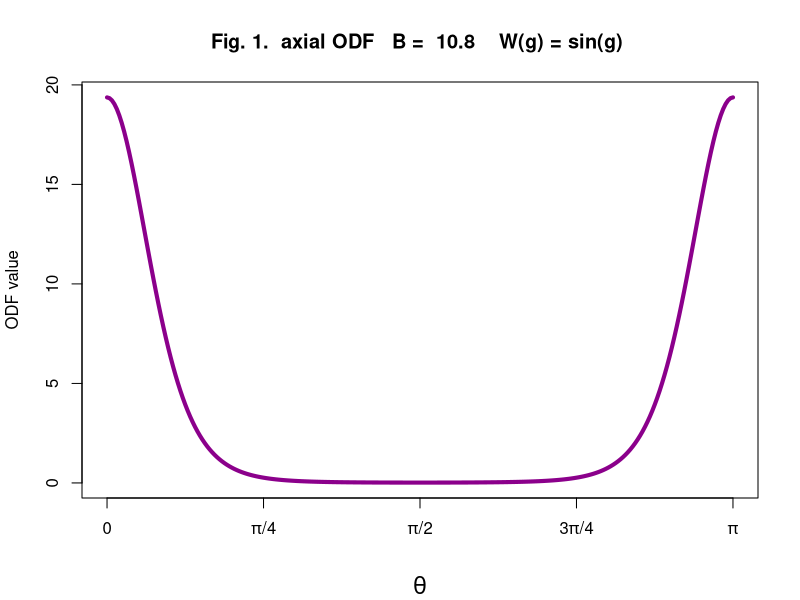
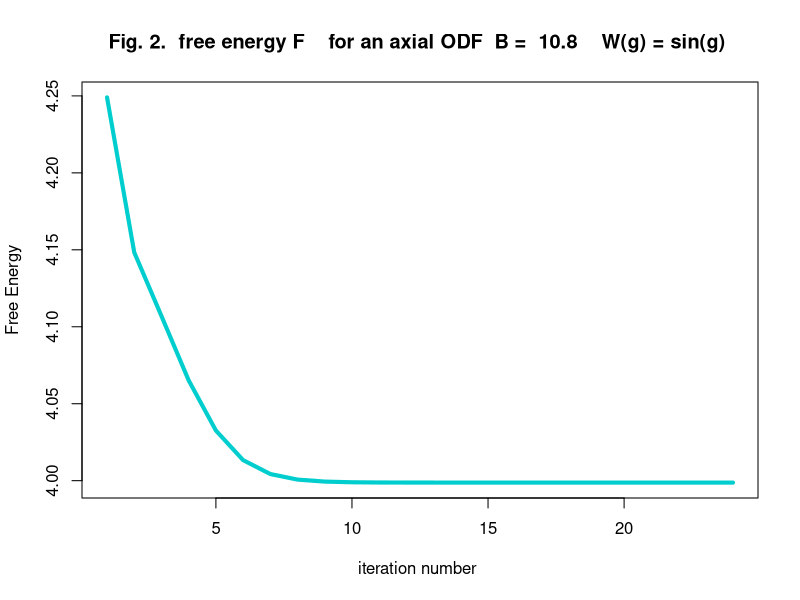
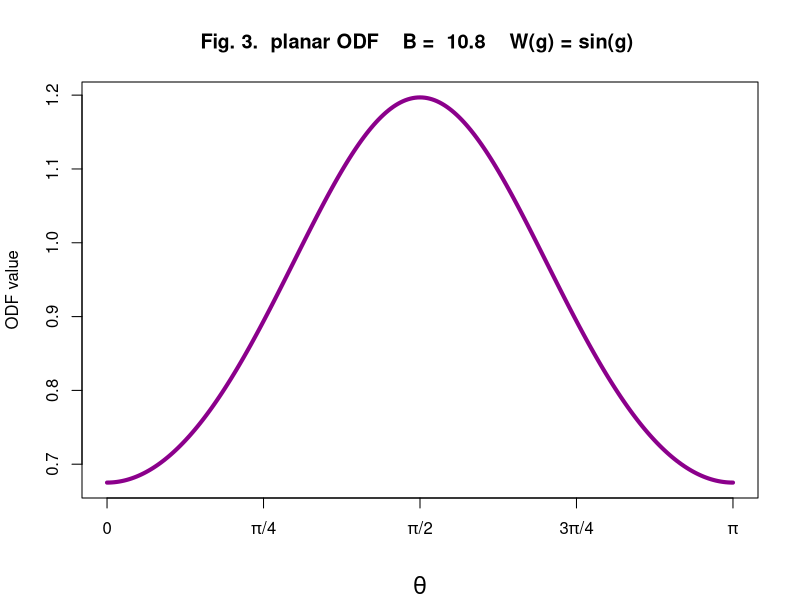
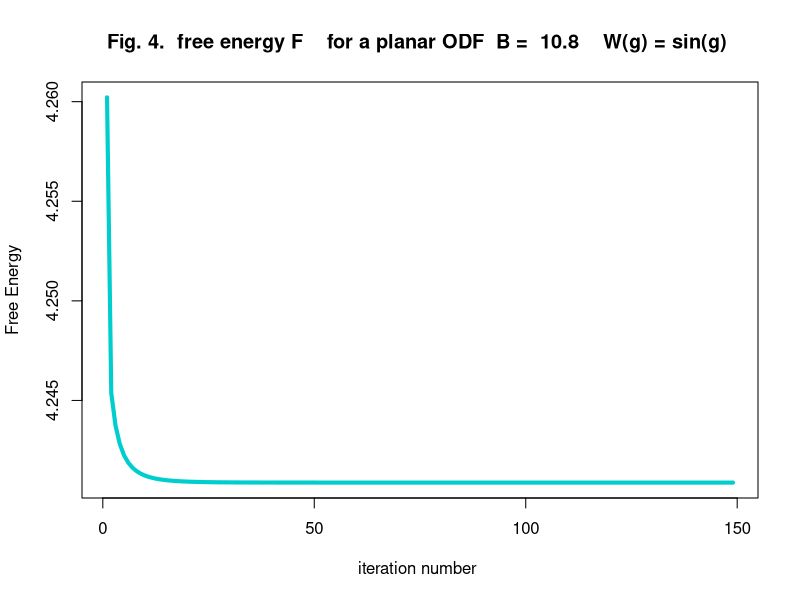
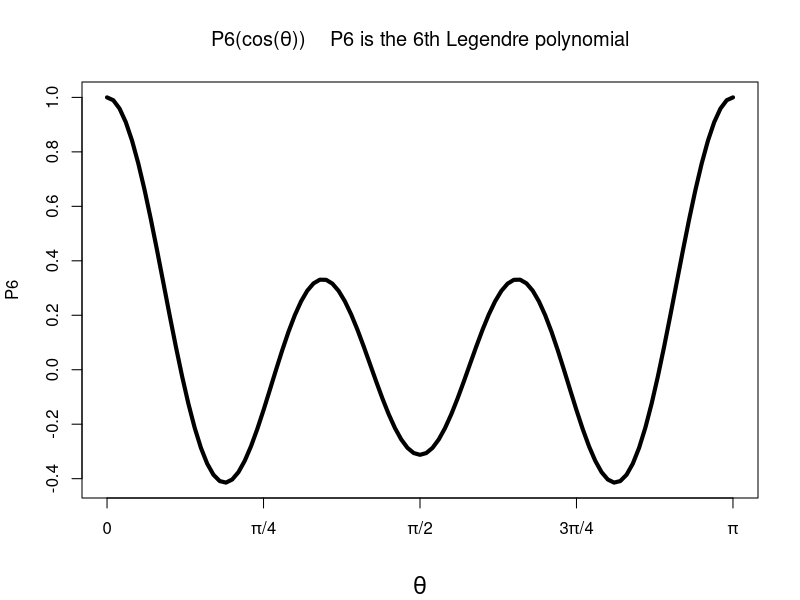
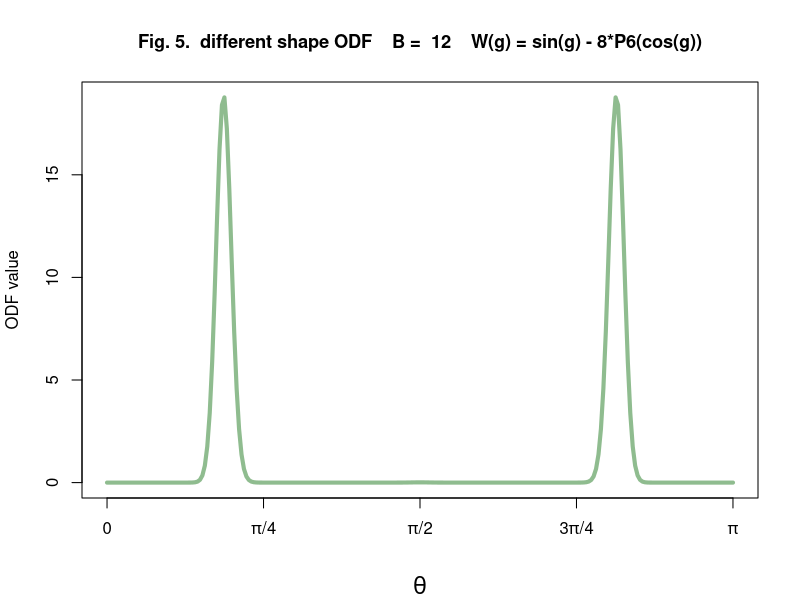
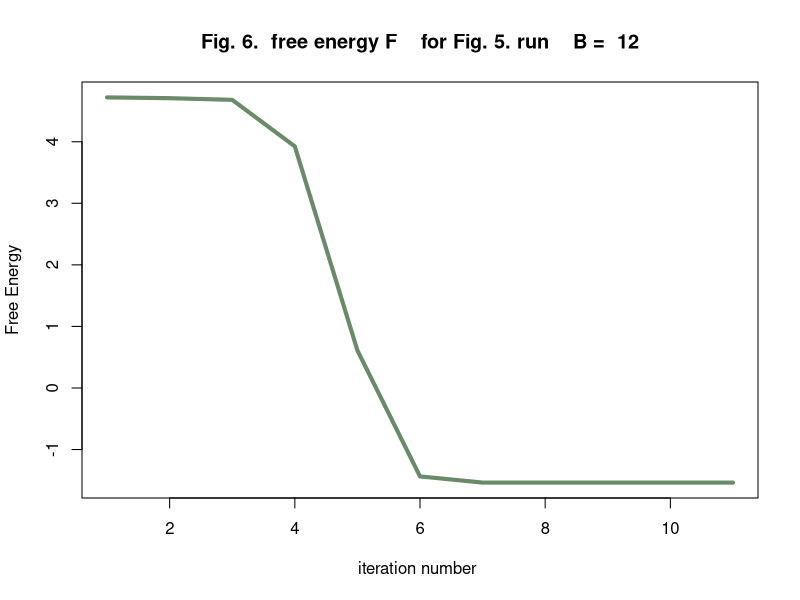
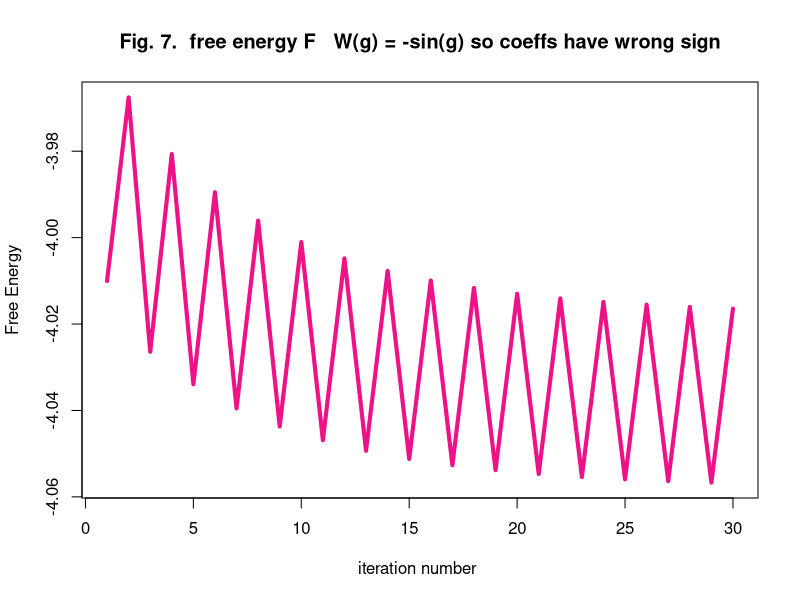

Reproduce these figures in R, in order.
## ---- chunk 1

## ***  START OF **The R code for compute_approx_ODF and calculate_ODF *****

#################################################################

compute_approx_ODF <- function(N.theta.intervals, N.phi.intervals, W) { 
# December 8, 2023  Alan E. Berger
print("run of   compute_approx_ODF   December 8, 2023  version")

# Use the iterative method indicated by the calculus of variations, discretized 
# as in J. Herzfeld, A. E. Berger, J. W. Wingate, Macromolecules 1984, v17, 
# 1718-1723, [HBW 1984], to calculate approximations to Orientation Distribution 
# Functions 

# abbreviation used below: ODF is orientation distribution function

# The code below is generally using the notation and setup in the 
# Judith Herzfeld, Alan E. Berger and John W. Wingate paper,
# except, for simplicity, doing calculations on [0, pi] rather than taking
# advantage of symmetry about pi/2 (current computing power relative
# to that in 1984 means that for these calculations one can favor simpler code 
# over running speed). Also, rather than use Richardson extrapolation as done in
# [HBW 1984] to obtain increased accuracy for quantities of interest, here the 
# intent is to simply use larger numbers of grid points to obtain desired accuracy. 

# Use the  lexical scoping  and  function closure  properties of the 
# R programming language to do once various setup calculations, and then have the 
# results available. And define and return the function   calculate_ODF   that for 
# a given value of the constant B in the free energy function F, and initial 
# vector of values initial.f at the  grid points {Pj = j * pi / N.theta.intervals}, 
# j = 1, 2, ..., N.theta.intervals - 1),
# calculates an approximate ODF f (a vector of values {fj} approximating the values
# of an ODF at the grid points {Pj}). 
# f generally should approximate the values of a local minimum of F at 
# the grid points {Pj}. Convergence of the iteration is tested as in [HBW 1984], 
# using as the convergence bound   tau.conv   (an argument of the 
# function  calculate_ODF  defined below).

# Note also: R. F. Kayser Jr. and H. J. Raveche', Physical Review A 1978, v17, 
# 2067-2072 [KR 1978],
# and A. E. Berger, Nonlinear Analysis, Theory, Methods & Applications 1987, 
# v11, 719-731 [B 1987].

# For the hard core reference system, the function W in the free energy function
# (W is a function whose argument is denoted by gamma) equals sin(gamma)
# gamma will be equal
#     acos(sin(theta1)*sin(theta2)*cos(phi) + cos(theta1)*cos(theta2))
# (see for example [KR 1978], [B 1987])

# Trapezoidal numerical integration is used to approximate the value of 
# integrals, and the presence of sin(theta) factors in the free energy function 
# results in the values of f at the points corresponding to theta = 0 and 
# theta = pi having no effect on the value of the discretized free energy. 
# Note f (the vector of values defined at the grid points Pj) has a natural
# extension to a function defined for all theta in [0, pi]: see equation (2.8) 
# in [B 1987]; and for the hard core reference system, W(gamma) equal sin(gamma),
# by Theorem 1.2 or Lemma 3.1 in [B 1987] any ODF that is a  
# local minimum of the actual (not discretized) free energy function F will 
# have (at least) 2 continuous derivatives 
# on [0, pi] and its first derivative will be 0 at theta = 0, pi/2 and pi

# Note for the free energy functions being considered here, local minima will be 
# symmetric about pi/2 so one could reduce calculations to be over [0, pi/2]
# For conceptual simplicity in the programming we choose not to do that here.
# In a number of places, we choose simpler code over faster running code.

# An approximation for the value f(0) is obtained as the value at theta = 0 of   
# the quadratic function that has the values f1, f2, f3 at the grid points P1,  
# P2, P3, respectively (as done in [HBW 1984]). For the free energy 
# functions F considered here, any ODF that is a local minimum of F satisfies
# f(pi - theta) equals f(theta). Hence we take f(0) as an approximation to the 
# value of f(pi). While values of an approximate (discretized) ODF at 
# theta = 0 and theta = pi do not matter for calculating integrals involving
# a sin(theta) factor via the trapezoidal formula, these values are used in 
# doing plots.


#23456789 123456789 123456789 123456789 123456789 123456789 123456789 1234567890
# try to keep to max of 80 characters per line
                                                                                

# Calculate various vectors and the matrix for the discretized version of the  
# integral operator in the free energy. These only need to be calculated once, 
# and the setup here ensures that the values are available and preserved between 
# calls to   calculate_ODF 

delta.theta <- pi / N.theta.intervals  # length of theta subintervals

# The Pj points (located in the vector theta.vec) are interior to [0, pi])
# These are the theta locations for the values in discrete ODF vectors.
# The sin(theta) factor in theta integrals results in values at theta
# equal 0 and theta equal pi having no effect on trapezoidal approximation
# values

num.theta.points <- N.theta.intervals - 1
theta.indices <- 1:num.theta.points
theta.vec <- theta.indices * delta.theta  # theta values for numerical 
#                                           integration

# Calculating values of the kernel of the integral operator in F 
# requires integrals over [0, 2*pi] which are calculated using 
# trapezoidal numerical integration. These integrals do involve values
# at phi = 0 and phi = 2*pi since there is no sin(phi) factor in the 
# integrals over phi

delta.phi <- 2*pi / N.phi.intervals  # length of phi subintervals

# phi example   4 phi intervals   N.phi.intervals equals 4

# phi points     c(0,  1,    2,              3,               4) * delta.phi  
#              2*pi equals N.phi.intervals * delta.phi 
# phi indices      1   2     3               4                5 
# 
# point location   0   1*delta.phi ... (N.phi.intervals - 1)*delta.phi  
#                                                   N.phi.intervals*delta.phi   

num.phi.points <- N.phi.intervals + 1
phi.indices <- 1:num.phi.points  # phi.indices[2:(num.phi.points - 1)] are
#           the phi indices for phi values in the interior of [0, 2*pi]
#           the interior phi points have trapezoidal weight 1
#           the phi points at 0 and 2*pi have trapezoidal weight 1/2
phi.vec <- (phi.indices - 1) * delta.phi  # locations of the phi points

sin.theta.vec <- sin(theta.vec)
cos.theta.vec <- cos(theta.vec)

# sin.phi.vec <- sin(phi.vec)  # not needed
cos.phi.vec <- cos(phi.vec)

# for theta1 defined as theta.vec[i] and 
# theta2 defined as theta.vec[j], i and j running
# from 1 through num.theta.points, we want to have the matrix of values K[i,j]
# defined by
# (1/(2*pi) integral from phi = 0 to 2*pi of W(gamma) 
# where gamma = acos(sin(theta1)*sin(theta2)*cos(phi) + cos(theta1)*cos(theta2))
# This integral will be calculated using trapezoidal numerical integration
# over phi

K <- matrix(0, nrow = num.theta.points, ncol = num.theta.points) # initialize K

# K will be symmetric, but it will be conceptually simpler just to calculate all 
# of the entries (this is only done once for a given run of B values).
# Having the full matrix K, and K being symmetric, means we can use column j
# of K for row j of K (and column entries have consecutive storage locations).

for (j in theta.indices) {
   for (i in theta.indices) {

      acos.arg.vec <- sin.theta.vec[i] * sin.theta.vec[j] * cos.phi.vec +
                           cos.theta.vec[i] * cos.theta.vec[j]

#          need to check that each entry of acos.arg.vec is in [0,1]
#          this could fail to be the case due to finite precision
#          for example, in one case got a couple values v equal to 
#          1.0000000000000002
#          which would result in acos(v) giving not a number (NaN)

      wm1 <- which(acos.arg.vec < -1)
      if(length(wm1) > 0) acos.arg.vec[wm1] <-  -1  

      w1 <- which(acos.arg.vec > 1)
      if(length(w1) > 0)  acos.arg.vec[w1] <-   1

      trapezoid.values <- W(acos(acos.arg.vec))  # W needs to handle vectors
#            (return a vector of values when called with a vector of values)

      trap.sum <- (trapezoid.values[1] + trapezoid.values[num.phi.points]) / 2 +
                        sum(trapezoid.values[2:(num.phi.points - 1)])

      K[i, j] <- trap.sum * delta.phi / (2 * pi)  
#             the denominator two * pi is in the definition of K
   }
}

# Now have finished the preliminary calculations, 
# next define the function  calculate_ODF  which calculates
# an ODF, given various required input values.
# The quantities that were calculated above are available
# to calculate_ODF since compute_approx_ODF returns 
# calculate_ODF in the form of a function closure
# (this is a property of the R programming language)


#23456789 123456789 123456789 123456789 123456789 123456789 123456789 1234567890
######################################################################


calculate_ODF <- function(initial.f, B, tau.conv, max.num.iter, min.iterations) {
# December 8, 2023   Alan E. Berger
print("run of   calculate_ODF    December 8, 2023  version")


# calculate what should be an approximation f to a local minimum of the
# free energy F with parameter value B, given the vector of initial
# values initial.f (corresponding to values of an ODF at the Pj points).
# The vector f gives the (approximate) values at the Pj points.
# 
# tau.conv is the convergence bound stopping condition as in [HBW 1984]
# max.num.iter is the maximum number of iterations allowed - a warning message
# will be printed if the iteration didn't converge (didn't satisfy
# the stopping condition within max.num.iter iterations)
# min.iterations    require having done  min.iterations  iterations before
#                   start testing for convergence           

# use the iterations suggested by the calculus of variations - see [HBW 1984]

# W(gamma) is the function used in calculating the matrix K which is the kernel
# of the discrete integral operator in the discrete form of F (K is obtained in
# compute_approx_ODF  above).   
# For the hard core reference system, W(gamma) = sin(gamma)

# gamma will be equal
#     acos(sin(theta1)*sin(theta2)*cos(phi) + cos(theta1)*cos(theta2))

# use the various calculated values preserved in the 
# function closure created by  compute_approx_ODF 

# will check on whether each iteration decreases 
# the (discretized / numerically calculated) free energy.
 
# When W satisfies appropriate conditions, it has been proven (AEB) that 
# each iteration, in the case of continuous ODFs,
# will decrease the free energy
# unless one was at a fixed point of the iteration 
# (manuscript giving the proof is in preparation).


# Return a list of desired quantities including the discrete converged 
# ODF f (so can plot it if desired) and various values associated with it,
# including f(0) (calculated using the quadratic polynomial 
# passing through f[1], f[2], f[3]),
# an estimate of the local Lipschitz constant L,
# and calculated values for  pi/4 - <<W(gamma)>>  (see [HBW 1984] and the
# calculations below for how this and similar quantities are defined);
# <ln(f(theta))>, <P2(cos(theta))>, <P4(cos(theta))> where P2 and P4 here
# are the second and fourth Legendre polynomial.
# Put the scalar quantities into a vector that will be returned in the list.

# Also return the number of iterations it took to converge, and the number
# of iterative steps for which the calculated free energy failed to decrease

# first convert initial.f to be a (discrete) ODF that is positive
# (set any values <= 0 to be slightly above 0, and then scale (normalize) so 
# the integral over theta in [0, pi] of  (1/2) * f(theta) * sin(theta) = 1
# as calculated using trapezoidal numerical integration)

#23456789 123456789 123456789 123456789 123456789 123456789 123456789 1234567890

fn <- pmax(initial.f, 0.0001) # fn is now > 0
# having the initial fn > 0 avoids any issue with ln(f) since by the nature of
# the iteration, all successive iterates will also be > 0

theta.integral.of.fn <- sum(fn * sin.theta.vec) * delta.theta / 2  
# this is trapezoidal integration for 
# (1/2) integral over theta in [0, pi] of fn * sin(theta)

fn <- fn / theta.integral.of.fn  #  fn is now normalized
# so (1/2) integral over theta in [0, pi] of fn(theta) sin(theta) equals 1
# (as calculated by the trapezoidal formula)


######### do the first iteration "by hand" since need three 
######### successive approximate f values
######### to estimate the approximation error - see [HBW 1984]

# use the iteration suggested by the calculus of variations - see [HBW 1984]

# Also, calculate the value of the free energy F for fn

free.energy.for.each.iteration <- numeric(0)  
# successively append each calculated F, use for 
# plotting F vs. interation number

fnp1 <- numeric(num.theta.points)  
# initialize "container" vector for the next iterate f^{n+1}                                   

vector.for.free.energy <- numeric(num.theta.points)  # container for vector
#                           used for calculating F(fn) and for getting fnp1

 
for (i in theta.indices) {  # calculate each entry of fnp1

#  use trapezoidal formula to approximate 
#  integral over theta2 in [0, pi] of 
#                                      K(theta1, theta2) fn(theta2) sin(theta2)
   Ki <- K[, i]  # since K[i,j] is symmetric, this equals the vector 
#                  equal to the ith row of K 
#                  (K[i, ] whose entries corr. to values of theta2)
   trapez.sum <- sum(Ki * fn * sin.theta.vec) 
   value.of.integral.over.theta2 <- trapez.sum * delta.theta
   value.for.free.energy <-  B * value.of.integral.over.theta2 / 2
   vector.for.free.energy[i] <- value.for.free.energy  # for getting F for fn
   fnp1[i] <- exp(-value.for.free.energy)  # fnp1 is not yet normalized
}

# Deal with the limits of finite precision in computations:
# if the argument v of the exponential function is too large
# (this is above 709 and below 710 on my computer), exp(v) will, in R, 
# return Inf (a reserved word in R).
# This would lead to error messages from downstream calculations.
# fnp1 is equal exp(-vector.for.free.energy); note the minus sign
   maxv <- max(abs(vector.for.free.energy))
   if(maxv > 700) cat("an argument of exp will be ", maxv, "  at iteration ", 1)
   if(maxv > 700) {
      stop("have situation of abs of argument of exp > 700; ending execution")
   }


#  now normalize fnp1
   theta.integral.of.fnp1 <- sum(fnp1 * sin.theta.vec) * delta.theta / 2  
   fnp1 <- fnp1 / theta.integral.of.fnp1  #  fnp1 is now normalized

#  finish calculation of integral operator K contribution to the discrete
#  free energy (for fn) 
   integral.operator.K.part.of.free.energy <- 
        sum(fn * vector.for.free.energy * sin.theta.vec) * delta.theta / 4  

#  calculate the contribution to the discrete free energy from 
#  the natural log term (for fn)

   log.part.for.F <- sum(fn * log(fn) * sin.theta.vec) * delta.theta / 2  

   free.energy.for.fn <- 
               log.part.for.F + integral.operator.K.part.of.free.energy 
   free.energy.for.each.iteration  <-
               c(free.energy.for.each.iteration, free.energy.for.fn)

# end of first iteration (done individually)

    
# Now can do successive iterations, estimating the Lipschitz constant L for the
# iteration and the approximation error (relative to max(fn)) as in [HBW 1984].
# Use tau.conv as the convergence criterion on the approximation error.

num_iter_F_did.NOT.decrease <- 0

for (iter in 2:max.num.iter) {
   iteration.num <- iter

   fnm1 <- fn  # fnm1 is the variable name for f^{n-1} 
#                when iter is 2, fn is from the calculations above
   free.energy.for.fnm1 <- free.energy.for.fn  
#       when iter is 2, free.energy.for.fn   is from the calculations above
   fn   <- fnp1  # when iter is 2, fnp1 is from the calculations above

#  calculate next iteration value fnp1 using fn, and then use fnm1, fn, fnp1 
#  to estimate the error between fnp1 and what the iteration 
#  supposedly converges to

# calculate the free energy for fn (while calculating fnp1) and test if
# it is < the free energy for fnm1


#  from previous calculations, fnp1 is an existing vector of the correct  
#  length so can use it as a container vector for the next iteration values

#23456789 123456789 123456789 123456789 123456789 123456789 123456789 1234567890

   for (i in theta.indices) {  # calculate each entry of fnp1

#  use trapezoidal formula to approximate 
#  integral over theta2 in [0, pi] of 
#                                      K(theta1, theta2) fn(theta2) sin(theta2)
   Ki <- K[, i]  # since K[i,j] is symmetric, this equals the vector 
#                  equal to the ith row of K 
#                  (K[i, ] whose entries corr. to values of theta2)
   trapez.sum <- sum(Ki * fn * sin.theta.vec) 
   value.of.integral.over.theta2 <- trapez.sum * delta.theta
   value.for.free.energy <-  B * value.of.integral.over.theta2 / 2
   vector.for.free.energy[i] <- value.for.free.energy  # for fn
   fnp1[i] <- exp(-value.for.free.energy)  # not yet normalized

   }   # end of loop to calculate each entry of fnp1

# Deal with the limits of finite precision in computations:
# if the argument v of the exponential function is too large
# (this is above 709 and below 710 on my computer), exp(v) will, in R, 
# return Inf (a reserved word in R).
# This would lead to error messages from downstream calculations.
# fnp1 is equal exp(-vector.for.free.energy); note the minus sign
   maxv <- max(abs(vector.for.free.energy))
   if(maxv > 700) cat("an argument of exp will be ", maxv, "  at iteration ",
                                 iteration.num)
   if(maxv > 700) {
      stop("have situation of abs of argument of exp > 700; ending execution")
   }


#  now normalize fnp1
   theta.integral.of.fnp1 <- sum(fnp1 * sin.theta.vec) * delta.theta / 2  
   fnp1 <- fnp1 / theta.integral.of.fnp1  #  fnp1 is now normalized

#  finish calculation of integral operator K contribution to the discrete
#  free energy (for fn) 
   integral.operator.K.part.of.free.energy <- 
        sum(fn * vector.for.free.energy * sin.theta.vec) * delta.theta / 4  

#  calculate the contribution to the discrete free energy from 
#  the natural log term (for fn)

   log.part.for.F <- sum(fn * log(fn) * sin.theta.vec) * delta.theta / 2  

   free.energy.for.fn <- 
               log.part.for.F + integral.operator.K.part.of.free.energy 
   free.energy.for.each.iteration  <-
               c(free.energy.for.each.iteration, free.energy.for.fn)

# don't flag if test for increase in free energy is close to 
# rounding error  
# flag only the first 12 non-decreases in F
   if (free.energy.for.fn >= free.energy.for.fnm1 + 1.0e-12) { 
      if(num_iter_F_did.NOT.decrease <= 11) {
        cat("iter = ", iter, 
            "  F did not decrease   only printing for first 12 instances", "\n")
      }
            num_iter_F_did.NOT.decrease <- num_iter_F_did.NOT.decrease + 1
   }

############################  test for convergence; if converged then 
#                             break   out of the iteration loop

############  estimate the approximation error as done in [HBW 1984] 
   
# do min.iterations iterations before start testing for convergence 

   L <- max(abs(fnp1 - fn)) / max(abs(fn - fnm1))
   err.est.denom <- abs(1 - L) + 1.0e-4  # protect against L = 1

   estimated.error <- (L / err.est.denom) * max(abs(fnp1 - fn)) / max(abs(fnp1))

   if ((estimated.error <= tau.conv) && (iter > min.iterations)) break

}  # end of iteration loop

#23456789 123456789 123456789 123456789 123456789 123456789 123456789 1234567890
###########  have finished iterations 

if (iteration.num == max.num.iter) print("WARNING iteration did not converge")

############################### calculate desired quantities 
############################### and return them in a list

f <- fnp1
f0 <- 3 * f[1] - 3 * f[2] + f[3]  # quadratic extrapolation
fpi <- f0  # by symmetry of ODFs that minimize F, f(pi) = f(0)

f.for.plotting <- c(f0, fnp1, fpi)  
# length is:   num.theta.points + 2 = (N.theta.intervals - 1) + 2

# P2(x)  the 2nd Legendre polynomial is  (3*x^2 - 1) / 2
# P4(x)  the 4th Legendre polynomial is  (35*x^4 - 30*x^2 + 3) / 8

pi.d4.minus.ave.W.gamma <- pi/4 - 
                          integral.operator.K.part.of.free.energy * 2 / B 
# note this is for the previous iterate, not the final iterate fnp1, 
# but should be quite close enough if the iteration converged

ave.ln.f <- log.part.for.F   # also for previous iterate

ave.P2.cos.theta <- 0.5 * sum((3*cos.theta.vec^2 - 1) * fnp1 * sin.theta.vec) *
                         delta.theta / 2

ave.P4.cos.theta <- 0.125 * sum((35*cos.theta.vec^4 - 30*cos.theta.vec^2  + 3) * 
                         fnp1 * sin.theta.vec) * delta.theta / 2

vector.of.values <- c(B, N.theta.intervals, f0, L, pi.d4.minus.ave.W.gamma,
                      ave.ln.f, ave.P2.cos.theta, ave.P4.cos.theta, 
                      free.energy.for.fn,   
                      iteration.num, num_iter_F_did.NOT.decrease )

# use notation in [HBW 1984]
names.for.vector.of.values <- c("B", "num_theta_intervals", "f(0)", "L", 
         "pi/4 - <<W(gamma)>>", "<ln(f(theta))>", "<P2(cos(theta))>", 
         "<P4(cos(theta))>", "free.energy",
         "num_iterations", "num_iter_F_did_NOT_decrease")

list.to.return <- list(f.for.plotting = f.for.plotting, 
          free.energy.for.each.iteration = free.energy.for.each.iteration,
          vector.of.values = vector.of.values, 
          names.for.vector.of.values = names.for.vector.of.values)

return(list.to.return) 
      
}  # end of  calculate_ODF   function

return(calculate_ODF)  # calculate_ODF is defined when call compute_approx_ODF  

}  # end of  compute_approx_ODF

## ***  END OF **The R code for compute_approx_ODF and calculate_ODF *****

#################################################################

## ---- chunk 2
# give appropriate values for the arguments of the   compute_approx_ODF   function

N.theta.intervals <- 256  # values of the approximate ODF that this code
#                                                calculates correspond to equally spaced
#                                                theta points inside (0, pi)
N.phi.intervals <- 2048

W <- function(gamma) sin(gamma)
# this is W for the hard core reference system

###############   run  calculate_ODF             #####################

calculate_ODF <- compute_approx_ODF(N.theta.intervals, N.phi.intervals, W) 

# compute_approx_ODF
# calculates quantites that stay fixed for given values of N.theta.intervals, 
# N.phi.intervals, 
# and the given function W,   (W(gamma) is sin(gamma) for the hard core reference system), 
# and returns the function   calculate_ODF   that carries out the iteration to obtain
# an ODF, here a vector of values (at the theta points inside (0, pi) 
# determined by  N.theta.intervals) that should approximate a local minimum 
# of the free energy function F

# compute_approx_ODF   takes about 20 seconds to run on my relatively old Windows 10
# computer when W(gamma) is sin(gamma), longer for more complicated W


# Now can call   calculate_ODF   with, in particular, various values of the parameter B
# (1 value of B for each run of  calculate_ODF).
# calculate_ODF  will obtain a discrete ODF 
# (meaning a vector f of values at the theta grid points)
# where the discrete ODF returned by   calculate_ODF  should approximate a continuous ODF 
# that is a local minimum of the free energy, along with associated values of interest.
# calculate_ODF takes very little time to complete a run

##############    specify values for the arguments of    calculate_ODF   for a sample run

B <- 10.8  # the "main" varying parameter in the free energy function F
tau.conv <- 1.0e-5  # the bound for the convergence criterion
max.num.iter <- 200  # maximum number of iterations allowed
min.iterations <- 10  # require having done  min.iterations  iterations before
#                                        start testing for convergence    

# supply an initial value, called initial.f, for the discrete ODF; first determine
# the theta grid points inside [0, pi] at which the discrete ODF will be calculated

delta.theta <- pi / N.theta.intervals  # length of theta subintervals
num.theta.points <- N.theta.intervals - 1
theta.indices <- 1:num.theta.points
theta.vec <- theta.indices * delta.theta   
# theta points for values of the calculated discrete ODF  

# specify an initial ODF, here an "axial" function (i.e., roughly U shaped on [0, pi])

initial.f <- cos(theta.vec) * cos(theta.vec)  # a convenient U shaped function on [0, pi]

# initial.f will be normalized to be a positive ODF inside calculate_ODF

###########   run   calculate_ODF   for the input values that were defined above ########

results <- calculate_ODF(initial.f, B, tau.conv, max.num.iter, min.iterations) 

# The results R list returned by calculate_ODF contains:
# 1. the vector of values for the discrete ODF (at the theta grid points theta.vec) 
#      obtained by the iteration carried out by calculate_ODF, 
#      with extrapolated values for theta = 0 and 
#      theta = pi appended at the left and right, respectively 
#      (for being able to do plots on [0, pi])
# 2. the value of the calculated free energy at all but the last iterative step 
#      (all the values of interest have essentially converged by then 
#      if the iteration converged)
# 3. a vector of values of interest (as in Tables I and II in [HBW 1984])
# 4. a vector of the names of these values (using the notation in [HBW 1984])

f.for.plotting  <- results[[1]]  # plot if desired
theta.points.for.plot <- c(0, theta.vec, pi)

line.color <- "darkmagenta"
plot(theta.points.for.plot, f.for.plotting, lwd = 4, , 
        type = "l", col = line.color, xaxt = "n", xlab = ' ', ylab = 'ODF value')
# request tic marks and labels for the x-axis: 
axis(1, at = c(0, pi/4,  pi/2, 3*pi/4,  pi),  
         labels = c("0", expression(paste(pi,"/4")), expression(paste(pi,"/2")), 
                           expression(paste("3",pi,"/4")),  expression(pi)))
title(main = paste("Fig. 1.  axial ODF   B = ", B, "   W(g) = sin(g) " ), cex.main = 1.2)
title(main = NULL, sub = expression(theta), cex.sub = 1.4)

# Fig. 1.  Legend: The initial ODF is an axial (U shaped ) discrete ODF with peaks
# at theta = 0 and theta = pi. Values of interest displayed below after the free energy
# plot are consistent with those for B = 10.8 in Table I of [HBW 1984].

# plot the calculated free energy as a function of iteration number
free.energy.for.each.iteration <- results[[2]]  

line.color <- "cyan3"
plot(free.energy.for.each.iteration, lwd = 4, , 
        type = "l", col = line.color, xlab = 'iteration number ', ylab = 'Free Energy')
title(main = paste("Fig. 2.  free energy F    for an axial ODF  B = ", B, "   W(g) = sin(g) " ), 
cex.main = 1.2)

# Fig. 2.  Legend: The initial ODF is an axial (U shaped ) discrete ODF with peaks
# at theta = 0 and theta = pi. The free energy is seen to monotonically decrease
# as confirmed by num_iter_F_did_NOT_decrease being 0 (see the display below).

#### display values of interest

vector.of.values <- results[[3]]

names.for.vector.of.values <- results[[4]]
# explanation / notation of what these values are is given at the 
# beginning of this Rmd file

# display these values using a data frame
df.for.values <- data.frame(names.for.vector.of.values,  vector.of.values,
                                                    stringsAsFactors = FALSE)
colnames(df.for.values) <- c("variable name", "value")
df.for.values
## ---- chunk 3
# specify an initial ODF that is a "planar" function with a peak at theta = pi / 2
initial.f <- sin(theta.vec) * sin(theta.vec)

###########   run   calculate_ODF   for the input values that were defined above ########

results <- calculate_ODF(initial.f, B, tau.conv, max.num.iter, min.iterations) 

f.for.plotting  <- results[[1]]  # plot if desired

line.color <- "darkmagenta"
plot(theta.points.for.plot, f.for.plotting, lwd = 4, , 
        type = "l", col = line.color, xaxt = "n", xlab = ' ', ylab = 'ODF value')
# request tic marks and labels for the x-axis: 
axis(1, at = c(0, pi/4,  pi/2, 3*pi/4,  pi),  
         labels = c("0", expression(paste(pi,"/4")), expression(paste(pi,"/2")), 
                           expression(paste("3",pi,"/4")),  expression(pi)))
title(main = paste("Fig. 3.  planar ODF    B = ", B, "   W(g) = sin(g) " ), cex.main = 1.2)
title(main = NULL, sub = expression(theta), cex.sub = 1.4)

# Fig. 3.  Legend: The initial ODF is a planar (peak at pi / 2) discrete ODF
# Values of interest displayed below after the free energy
# plot are consistent with those for B = 10.8 in Table II of [HBW 1984].

# plot the calculated free energy as a function of iteration number
free.energy.for.each.iteration <- results[[2]]  

line.color <- "cyan3"
plot(free.energy.for.each.iteration, lwd = 4, , 
        type = "l", col = line.color, xlab = 'iteration number ', ylab = 'Free Energy')
title(main = paste("Fig. 4.  free energy F    for a planar ODF  B = ", B, "   W(g) = sin(g) " ), 
cex.main = 1.2)

# Fig. 4.  Legend: The initial ODF is a planar (peak at pi / 2) discrete ODF 
# The free energy is seen to monotonically decrease
# as confirmed by num_iter_F_did_NOT_decrease being 0 (see the display below).

#### display values of interest

vector.of.values <- results[[3]]
names.for.vector.of.values <- results[[4]]
# explanation / notation of what these values are is given at the 
# beginning of this Rmd file

# display these values using a data frame
df.for.values <- data.frame(names.for.vector.of.values,  vector.of.values,
                                                    stringsAsFactors = FALSE)
colnames(df.for.values) <- c("variable name", "value")
df.for.values
## ---- chunk 4

# do multiple runs with an axial initial.f and "collect them" for output
B.values <- c(8.9, 9.0, 9.1, 9.2, 9.5, 9.7, 10.8, 11.9, 12.9, 14.0)

# have already run, above,  
# calculate_ODF <- compute_approx_ODF(N.theta.intervals, N.phi.intervals, W) 
# with N.theta.intervals equal 256,  N.phi.intervals equal 2048, 
# and W(gamma) equal sin(gamma)

tau.conv <-  1.0e-5
max.num.iter <-  300
min.iterations <- 10
axial.initial.f <- cos(theta.vec) * cos(theta.vec)  # a convenient U shaped function on [0, pi]

matrix.of.results <- numeric(0)  # initialize "container" for the results

for (Bv in B.values) {
   results <- calculate_ODF(axial.initial.f, Bv, tau.conv, max.num.iter, min.iterations) 
   vector.of.values <- results[[3]]
   matrix.of.results <- rbind(matrix.of.results, vector.of.values)  # row bind
}

names.for.vector.of.values <- results[[4]]
df.for.output <- data.frame(matrix.of.results)  # one row for each B
colnames(df.for.output) <- names.for.vector.of.values

outp.file.name <- "results.for.several.B.axial.ODFs.tab"
# this will be a tab delimited text file (view it with Excel)
dirstr <- "C:/berger/orientationdistr/ODF_R_fcns"  # replace this location by the location 
#               on your computer where you want the file written
full.output.file.name <- paste(dirstr, "/", outp.file.name, sep = "")

# remove the ## (commenting out) of the call to write.table below to write out the file
# as a tab ("\t") delimited text file on your computer after choosing
# an appropriate location for   dirstr
##write.table(df.for.output, file = full.output.file.name, 
##            append = FALSE, quote = FALSE, sep = "\t",
##            row.names = FALSE, col.names = TRUE)

## ---- chunk 5

# First, here is a plot of P6(cos(theta))

# plot P6(cos(theta))
  P6 <- function(x) (231*x^6 - 315*x^4 + 105*x^2 - 5) / 16
  dtheta <- pi / 100
  indices <- 0:100
  thetavec <- dtheta*indices
  P6vec <- P6(cos(thetavec))

line.color <- "black"
plot(thetavec, P6vec, lwd = 4, , 
        type = "l", col = line.color, xaxt = "n", xlab = ' ', ylab = 'P6')
# request tic marks and labels for the x-axis: 
axis(1, at = c(0, pi/4,  pi/2, 3*pi/4,  pi),  
         labels = c("0", expression(paste(pi,"/4")), expression(paste(pi,"/2")), 
                           expression(paste("3",pi,"/4")),  expression(pi)))
title(main = expression(paste("P6(cos(", theta, "))    P6 is the 6th Legendre polynomial")), 
cex.main = 1.2)
title(main = NULL, sub = expression(theta), cex.sub = 1.4)


W <- function(gamma) {
   x <- cos(gamma)
   return(sin(gamma) - 8 * (231*x^6 - 315*x^4 + 105*x^2 - 5) / 16)
}

initial.f <- sin(theta.vec) * sin(theta.vec)  # planar shaped 

B <- 12  # use a larger B to display an ODF with a different shape

# leave the rest of the parameters as above.

# since have a new W, need to do a new run of  compute_approx_ODF
calculate_ODF <- compute_approx_ODF(N.theta.intervals, N.phi.intervals, W) 

###########   run   calculate_ODF   for the input values that were defined above ########

results <- calculate_ODF(initial.f, B, tau.conv, max.num.iter, min.iterations) 

f.for.plotting  <- results[[1]]  # plot if desired

line.color <- "darkseagreen"
plot(theta.points.for.plot, f.for.plotting, lwd = 4, , 
        type = "l", col = line.color, xaxt = "n", xlab = ' ', ylab = 'ODF value')
# request tic marks and labels for the x-axis: 
axis(1, at = c(0, pi/4,  pi/2, 3*pi/4,  pi),  
         labels = c("0", expression(paste(pi,"/4")), expression(paste(pi,"/2")), 
                           expression(paste("3",pi,"/4")),  expression(pi)))
title(main = paste("Fig. 5.  different shape ODF    B = ", B, "   W(g) = sin(g) - 8*P6(cos(g))" ), 
cex.main = 1.1)
title(main = NULL, sub = expression(theta), cex.sub = 1.4)

# Fig. 5.  Legend: The initial ODF is a planar shaped discrete ODF
# The free energy decreased at each iteration (see plot and results below)

# plot the calculated free energy as a function of iteration number
free.energy.for.each.iteration <- results[[2]]  

line.color <- "darkseagreen4"
plot(free.energy.for.each.iteration, lwd = 4, , 
        type = "l", col = line.color, xlab = 'iteration number ', ylab = 'Free Energy')
title(main = paste("Fig. 6.  free energy F    for Fig. 5. run    B = ", B), cex.main = 1.2)


# Fig. 6.  Legend:  The free energy is seen to monotonically decrease
# as confirmed by num_iter_F_did_NOT_decrease being 0 (see the display below).

#### display values of interest

vector.of.values <- results[[3]]
names.for.vector.of.values <- results[[4]]
# explanation / notation of what these values are is given at the 
# beginning of this Rmd file

# display these values using a data frame
df.for.values <- data.frame(names.for.vector.of.values,  vector.of.values,
                                                    stringsAsFactors = FALSE)
colnames(df.for.values) <- c("variable name", "value")
df.for.values
## ---- chunk 6

##################     Run W(gamma) = -sin(gamma)   ########

N.theta.intervals <- 256  
N.phi.intervals <- 2048

W <- function(gamma) {-sin(gamma)} 

# since have a new W, need to do a new run of  compute_approx_ODF
calculate_ODF <- compute_approx_ODF(N.theta.intervals, N.phi.intervals, W) 

B <- 10.8
initial.f <- sin(theta.vec) * sin(theta.vec)  # planar shaped

tau.conv <- 1.0e-5  # the bound for the convergence criterion
max.num.iter <- 30  # maximum number of iterations allowed
min.iterations <- 10  # require having done  min.iterations  iterations before
#                                        start testing for convergence    

results <- calculate_ODF(initial.f, B, tau.conv, max.num.iter, min.iterations) 

# plot the calculated free energy as a function of iteration number
free.energy.for.each.iteration <- results[[2]]  

line.color <- "deeppink2"
plot(free.energy.for.each.iteration, lwd = 4, , 
        type = "l", col = line.color, xlab = 'iteration number ', ylab = 'Free Energy')
title(main = paste("Fig. 7.  free energy F   W(g) = -sin(g) so coeffs have wrong sign" ), 
cex.main = 1.2)

# Fig. 7.  Legend: All the positive even integer coefficients of this W in its expansion
# in terms of Legendre polynomials Pm(cos(gamma)) are positive (have the wrong
# sign as far the assumptions for the proof that the iteration decreases the free energy
# (for the case of continuous ODFs)).
# The free energy is seen to oscillate, and the iteration does not converge.
# The oscillation was observed to continue similarly out to 200 iterations
# (run not shown here).

#############   plot the ODF iterate after the 30 iterations

f.for.plotting  <- results[[1]]  # plot if desired
theta.points.for.plot <- c(0, theta.vec, pi)  # theta.vec has been defined above

line.color <- "darkorchid2"
plot(theta.points.for.plot, f.for.plotting, lwd = 4, , 
        type = "l", col = line.color, xaxt = "n", xlab = ' ', ylab = 'ODF value')
# request tic marks and labels for the x-axis: 
axis(1, at = c(0, pi/4,  pi/2, 3*pi/4,  pi),  
         labels = c("0", expression(paste(pi,"/4")), expression(paste(pi,"/2")), 
                           expression(paste("3",pi,"/4")),  expression(pi)))
title(main = paste("Fig. 8.  ODF after 30 iterations  W(g) = -sin(g)" ), cex.main = 1.2)
title(main = NULL, sub = expression(theta), cex.sub = 1.4)

# Fig. 8.  Legend: The ODF after 30 iterations with W(g) = -sin(g)

# print out vector.of.values for this ODF (the ODF after 30 iterations)

vector.of.values <- results[[3]]
names.for.vector.of.values <- results[[4]]
# explanation / notation of what these values are is given at the 
# beginning of this Rmd file

# display these values using a data frame
df.for.values <- data.frame(names.for.vector.of.values,  vector.of.values,
                                                    stringsAsFactors = FALSE)
colnames(df.for.values) <- c("variable name", "value")
df.for.values


###############################  now display the ODF after 31 iterations

max.num.iter <- 31  # rest of arguments left the same

results <- calculate_ODF(initial.f, B, tau.conv, max.num.iter, min.iterations) 

#############   plot the ODF iterate after the 31 iterations

f.for.plotting  <- results[[1]]  # plot if desired
theta.points.for.plot <- c(0, theta.vec, pi)  # theta.vec has been defined above

line.color <- "blueviolet"
plot(theta.points.for.plot, f.for.plotting, lwd = 4, , 
        type = "l", col = line.color, xaxt = "n", xlab = ' ', ylab = 'ODF value')
# request tic marks and labels for the x-axis: 
axis(1, at = c(0, pi/4,  pi/2, 3*pi/4,  pi),  
         labels = c("0", expression(paste(pi,"/4")), expression(paste(pi,"/2")), 
                           expression(paste("3",pi,"/4")),  expression(pi)))
title(main = paste("Fig. 9.  ODF after 31 iterations  W(g) = -sin(g)" ), cex.main = 1.2)
title(main = NULL, sub = expression(theta), cex.sub = 1.4)

# Fig. 9.  Legend: The ODF after 31 iterations with W(g) = -sin(g); one sees that
# the form of the ODF oscillates between planar and axial 

# print out vector.of.values for this ODF (the ODF after 31 iterations)

vector.of.values <- results[[3]]
names.for.vector.of.values <- results[[4]]
# explanation / notation of what these values are is given at the 
# beginning of this Rmd file

# display these values using a data frame
df.for.values <- data.frame(names.for.vector.of.values,  vector.of.values,
                                                    stringsAsFactors = FALSE)
colnames(df.for.values) <- c("variable name", "value")
df.for.values

## ---- chunk 7
##################     Run W(gamma) = sin(gamma)  + 0.5 * P4(cos(gamma)   ########

P4 <- function(x)  (35*x^4 - 30*x^2 + 3) / 8 

# First, here is a plot of P4(cos(theta))

# plot P4(cos(theta))
  dtheta <- pi / 100
  indices <- 0:100
  thetavec <- dtheta*indices
  P4vec <- P4(cos(thetavec))

line.color <- "black"
plot(thetavec, P4vec, lwd = 4, , 
        type = "l", col = line.color, xaxt = "n", xlab = ' ', ylab = 'P4')
# request tic marks and labels for the x-axis: 
axis(1, at = c(0, pi/4,  pi/2, 3*pi/4,  pi),  
         labels = c("0", expression(paste(pi,"/4")), expression(paste(pi,"/2")), 
                           expression(paste("3",pi,"/4")),  expression(pi)))
title(main = expression(paste("P4(cos(", theta, "))    P4 is the 4th Legendre polynomial")), 
cex.main = 1.2)
title(main = NULL, sub = expression(theta), cex.sub = 1.4)



N.theta.intervals <- 256  
N.phi.intervals <- 2048

W <- function(gamma) {
   x <- cos(gamma)
   return(sin(gamma) +  0.5 * P4(x)) 
} 

# since have a new W, need to do a new run of  compute_approx_ODF
calculate_ODF <- compute_approx_ODF(N.theta.intervals, N.phi.intervals, W) 

B <- 10.8
# have defined theta.vec previously
initial.f <- cos(theta.vec) * cos(theta.vec)  # axial shaped

tau.conv <- 1.0e-5  # the bound for the convergence criterion
max.num.iter <- 200  # maximum number of iterations allowed
min.iterations <- 10  # require having done  min.iterations  iterations before
#                                        start testing for convergence    

results <- calculate_ODF(initial.f, B, tau.conv, max.num.iter, min.iterations) 

f.for.plotting  <- results[[1]]  # plot if desired

line.color <- "darkseagreen"
plot(theta.points.for.plot, f.for.plotting, lwd = 4, , 
        type = "l", col = line.color, xaxt = "n", xlab = ' ', ylab = 'ODF value')
# request tic marks and labels for the x-axis: 
axis(1, at = c(0, pi/4,  pi/2, 3*pi/4,  pi),  
         labels = c("0", expression(paste(pi,"/4")), expression(paste(pi,"/2")), 
                           expression(paste("3",pi,"/4")),  expression(pi)))
title(main = paste("Fig. 10.  W(g) = sin(g) + 0.5 * P4(cos(g)),  axial shaped initial f" ), 
cex.main = 1.1)
title(main = NULL, sub = expression(theta), cex.sub = 1.4)

# Fig. 10.  Legend: The coefficient of P4(cos(gamma)) for this W is positive but
# still have convergence.  All the positive even index coefficients for W being less 
# than or equal 0 is sufficient to prove that the iteration always decreases the free 
# energy (for continuous ODFs), but is not necessarily required. 
# Here the initial ODF is an axial shaped discrete ODF.
# The free energy decreased at each iteration (num_iter_F_did_NOT_decrease = 0,
# see the results below)

vector.of.values <- results[[3]]
names.for.vector.of.values <- results[[4]]

# display these values using a data frame
df.for.values <- data.frame(names.for.vector.of.values,  vector.of.values,
                                                    stringsAsFactors = FALSE)
colnames(df.for.values) <- c("variable name", "value")
df.for.values

##############  now run with a planar shaped initial condition

initial.f <- sin(theta.vec) * sin(theta.vec)  # planar shaped
max.num.iter <- 500  # this run will converge but requires more iterations

results <- calculate_ODF(initial.f, B, tau.conv, max.num.iter, min.iterations) 

f.for.plotting  <- results[[1]]  # plot if desired

line.color <- "darkseagreen4"
plot(theta.points.for.plot, f.for.plotting, lwd = 4, , 
        type = "l", col = line.color, xaxt = "n", xlab = ' ', ylab = 'ODF value')
# request tic marks and labels for the x-axis: 
axis(1, at = c(0, pi/4,  pi/2, 3*pi/4,  pi),  
         labels = c("0", expression(paste(pi,"/4")), expression(paste(pi,"/2")), 
                           expression(paste("3",pi,"/4")),  expression(pi)))
title(main = paste("Fig. 11.  W(g) = sin(g) + 0.5 * P4(cos(g)),  planar shaped initial f" ), 
cex.main = 1.1)
title(main = NULL, sub = expression(theta), cex.sub = 1.4)

# Fig. 11.  Legend: The coefficient of P4(cos(gamma)) for this W is positive but
# still have convergence.  All the positive even index coefficients for W being less  
# than or equal 0 is sufficient to prove that the iteration always decreases the free 
# energy  (for continuous ODFs),  but is not necessarily required.
# Here the initial ODF is a planar shaped discrete ODF.
# The free energy decreased at each iteration (num_iter_F_did_NOT_decrease = 0,
# see the results below)

vector.of.values <- results[[3]]
names.for.vector.of.values <- results[[4]]

# display these values using a data frame
df.for.values <- data.frame(names.for.vector.of.values,  vector.of.values,
                                                    stringsAsFactors = FALSE)
colnames(df.for.values) <- c("variable name", "value")
df.for.values

## ---- chunk 8
#########  With W(gamma) equal  sin(gamma) +  1.0 * P4(cos(gamma)))
#########  the behavior of the iteration depends on the initial condition

P4 <- function(x)  (35*x^4 - 30*x^2 + 3) / 8 

N.theta.intervals <- 256  
N.phi.intervals <- 2048

W <- function(gamma) {
   x <- cos(gamma)
   return(sin(gamma) +  1.0 * P4(x)) 
} 

# since have a new W, need to do a new run of  compute_approx_ODF
calculate_ODF <- compute_approx_ODF(N.theta.intervals, N.phi.intervals, W) 

B <- 10.8
# have defined theta.vec previously
initial.f <- cos(theta.vec) * cos(theta.vec)  # axial shaped

tau.conv <- 1.0e-5  # the bound for the convergence criterion
max.num.iter <- 30  # maximum number of iterations allowed
min.iterations <- 10  # require having done  min.iterations  iterations before
#                                        start testing for convergence    

results <- calculate_ODF(initial.f, B, tau.conv, max.num.iter, min.iterations) 

# plot the calculated free energy as a function of iteration number
free.energy.for.each.iteration <- results[[2]]  

line.color <- "darkviolet"
plot(free.energy.for.each.iteration, lwd = 4, , 
        type = "l", col = line.color, xlab = 'iteration number ', ylab = 'Free Energy')
title(main = "Fig. 12.  free energy F   W(g) = sin(g) +  P4(cos(g)", cex.main = 1.2)

# Fig. 12.  Legend: The coefficient of P4(cos(gamma)) for this W is a little larger
# than the previous case.  Here the initial ODF is an axial shaped discrete ODF.
# The free energy increased at some iterations and the iteration failed to converge
# (even when run out to 2000 iterations).


vector.of.values <- results[[3]]
names.for.vector.of.values <- results[[4]]

# display these values using a data frame
df.for.values <- data.frame(names.for.vector.of.values,  vector.of.values,
                                                    stringsAsFactors = FALSE)
colnames(df.for.values) <- c("variable name", "value")
df.for.values

##############  now run with a planar shaped initial condition

initial.f <- sin(theta.vec) * sin(theta.vec)  # planar shaped
max.num.iter <- 500  # this run will converge but requires more iterations

results <- calculate_ODF(initial.f, B, tau.conv, max.num.iter, min.iterations) 

f.for.plotting  <- results[[1]]  # plot if desired

line.color <- "cyan3"
plot(theta.points.for.plot, f.for.plotting, lwd = 4, , 
        type = "l", col = line.color, xaxt = "n", xlab = ' ', ylab = 'ODF value')
# request tic marks and labels for the x-axis: 
axis(1, at = c(0, pi/4,  pi/2, 3*pi/4,  pi),  
         labels = c("0", expression(paste(pi,"/4")), expression(paste(pi,"/2")), 
                           expression(paste("3",pi,"/4")),  expression(pi)))
title(main = "Fig. 13.  W(g) = sin(g) + P4(cos(g)),  planar shaped initial f", cex.main = 1.1)
title(main = NULL, sub = expression(theta), cex.sub = 1.4)

# Fig. 13.  Legend: With a planar shaped initial f, the iteration converged!
# And the free energy decreased at each iteration!
#  (num_iter_F_did_NOT_decrease = 0, see the results below).
# Actually, this behavior (convergence, and decreasing free energy at
# each iteration, occurring with some initial conditions and not with 
# others) when one or more of the positive even index coefficients in the 
# expansion of W(gamma) in terms of Legendre polynomials is positive
# is not surprising (one can view the iteration as a dynamical system
# with the iteration a function mapping a member f of the set of ODFs 
# to another member of the set of ODFs, and for many dynamical systems, 
# the qualitative behavior of the sequence of iterates will depend on 
# the region the initial value belongs to).
# When the coefficient of P4 was increased to 2, so
# W(g) = sin(g) + 2 * P4(cos(g)), then the iteration did not converge
# and there were increases in the free energy, for both the axial and planar 
# shaped initial f (calculations not displayed here).

vector.of.values <- results[[3]]
names.for.vector.of.values <- results[[4]]

# display these values using a data frame
df.for.values <- data.frame(names.for.vector.of.values,  vector.of.values,
                                                    stringsAsFactors = FALSE)
colnames(df.for.values) <- c("variable name", "value")
df.for.values
